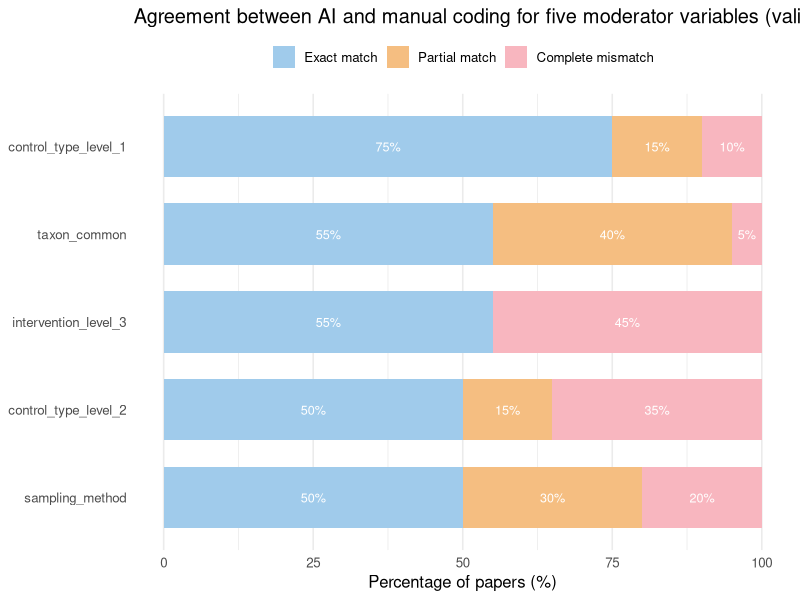
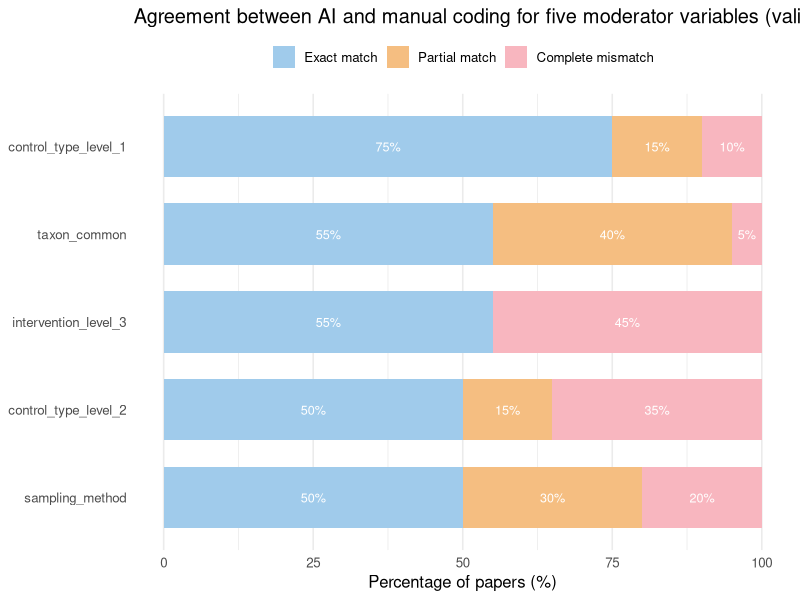

Generate these figures, in order, with R:
library(ggplot2); library(dplyr); library(tidyr)

# Counts for the 20-paper validation/test set
dat <- tribble(
  ~field,                 ~Match, ~Partial, ~`No match`,
  "control_type_level_1",  15,      3,        2,
  "intervention_level_3",  11,      0,        9,
  "sampling_method",       10,      6,        4,
  "control_type_level_2",  10,      3,        7,
  "taxon_common",          11,      8,        1
)

long <- dat %>%
  pivot_longer(-field, names_to = "Agreement", values_to = "count") %>%
  group_by(field) %>% mutate(pct = count/sum(count)*100) %>% ungroup() %>%
  mutate(Agreement = factor(Agreement, levels = c("No match","Partial","Match")))

ord <- dat %>% arrange(Match) %>% pull(field)
long$field <- factor(long$field, levels = ord)

p2 <- ggplot(long, aes(field, pct, fill = Agreement)) +
  geom_col(width = 0.7) +
  geom_text(aes(label = ifelse(pct >= 1, paste0(round(pct), "%"), "")),
            position = position_stack(vjust = 0.5), size = 3.2, colour = "white") +
  coord_flip() +
  scale_fill_manual(values = c("Match" = "#A0CBEB",
                               "Partial" = "#F5BE81",
                               "No match" = "#F8B6BF"),
                    breaks = c("Match", "Partial", "No match"),
                    labels = c("Exact match", "Partial match", "Complete mismatch")) +
  labs(x = NULL, y = "Percentage of papers (%)", fill = NULL,
       title = "Agreement between AI and manual coding for five moderator variables (validation dataset, n = 20)") +
  theme_minimal(base_size = 12) +
  theme(legend.position = "top", panel.grid.major.y = element_blank())

print(p2)
ggsave("Figure2_agreement.png", p2, width = 10, height = 4.5, dpi = 300)
